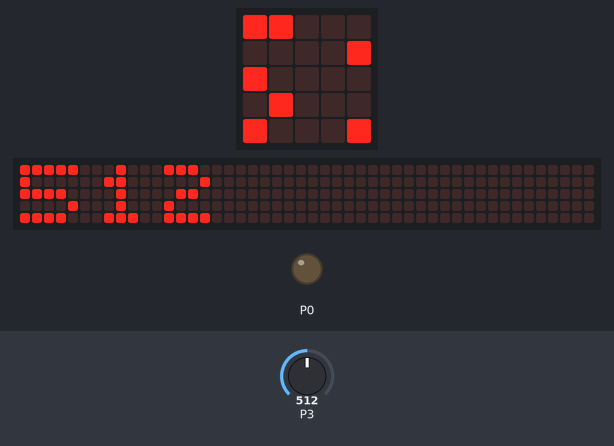
Bench run of a program on a simulated BBC micro:bit (MakeCode). Parts: the board's 5×5 LED display, a strip that is not on the board, showing the scrolling text unrolled, output pins drawn as LEDs (lit = HIGH). The inputs (shaded band) are chosen by the test bench; at power-on: P3 = 512 (analog values on the 0–1023 scale). The 48×5 strip is a reading aid, not a part: it shows the text the display is scrolling, unrolled, one strip-width of it at a time.

Above: at 1.27 s.
1.3 s: P3 set to 0
At 4.8 s:
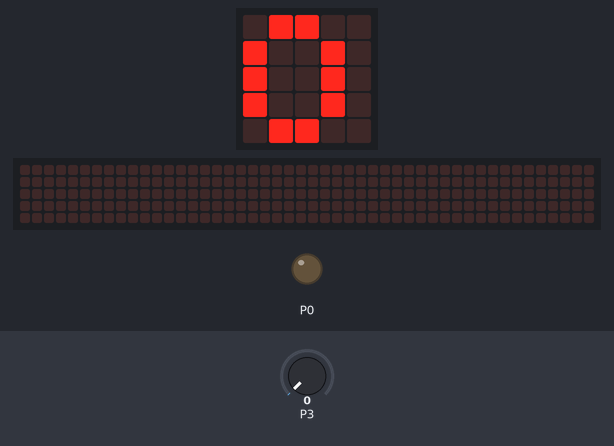
5.1 s: P3 set to 510
At 5.23 s:
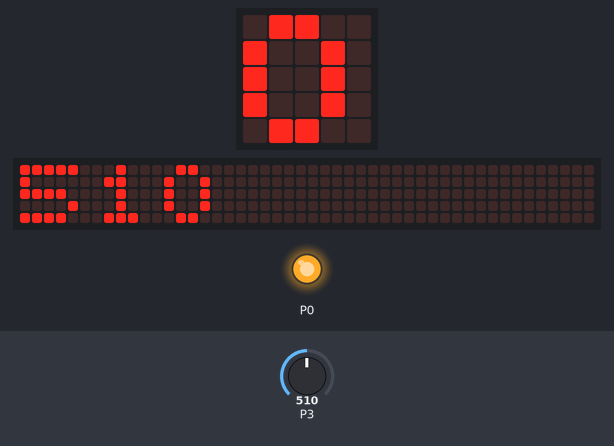
7.6 s: P3 set to 490
At 12.15 s:
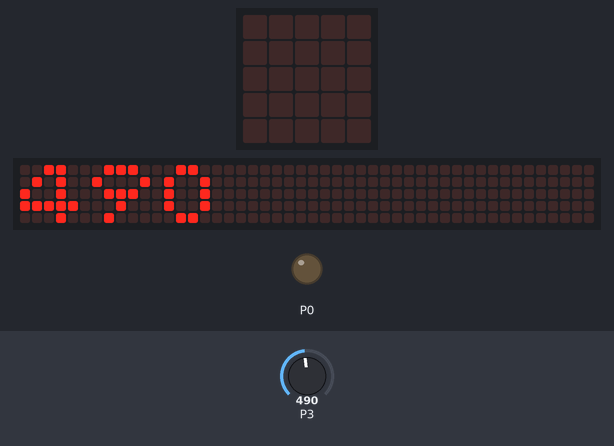
Timing chart, 0 to 13.7 s (numbered marks = the images above; inputs shaded):
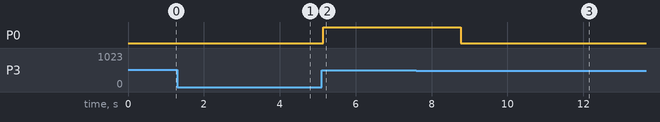

Measured:
- after the input at 1.3 s, P0: stays LOW (without the input it goes to HIGH after 2.3 s)
- after the input at 5.1 s, P0: LOW → HIGH at once; the display: changes after 0.06 s (image 2)
- after the input at 7.6 s, P0: HIGH → LOW after 1.2 s
- what the display in image 3 shows lasts 0.5 s, from 11.9 s to 12.4 s

The program:

main.ts
```typescript
basic.forever(function () {
    basic.showNumber(pins.analogReadPin(AnalogReadWritePin.P3))
    if (pins.analogReadPin(AnalogReadWritePin.P3) > 500) {
        pins.digitalWritePin(DigitalPin.P0, 1)
    } else {
        pins.digitalWritePin(DigitalPin.P0, 0)
    }
})
```

test.ts
```typescript
// 在此处测试；当此软件包作为插件使用时，将不会编译此软件包。
```
